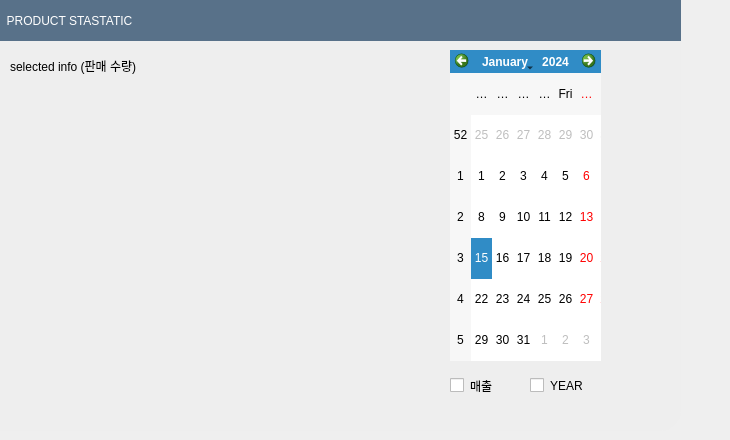
        <widget class="QWidget" name="page_8">
         <widget class="QLabel" name="label_44">
          <property name="geometry">
           <rect>
            <x>-40</x>
            <y>30</y>
            <width>721</width>
            <height>401</height>
           </rect>
          </property>
          <property name="minimumSize">
           <size>
            <width>251</width>
            <height>41</height>
           </size>
          </property>
          <property name="styleSheet">
           <string notr="true">background-color: rgb(238, 238, 238);
border-top-left-radius: 0px;
border-top-right-radius: 0px;
border-bottom-right-radius: 20px;
border-bottom-left-radius: 20px;
font: 75 13pt &quot;맑은 고딕&quot;;
text-align:bottom;
</string>
          </property>
          <property name="text">
           <string/>
          </property>
         </widget>
         <widget class="QCalendarWidget" name="product_cal">
          <property name="geometry">
           <rect>
            <x>450</x>
            <y>50</y>
            <width>151</width>
            <height>311</height>
           </rect>
          </property>
         </widget>
         <widget class="QLabel" name="label_46">
          <property name="geometry">
           <rect>
            <x>0</x>
            <y>0</y>
            <width>681</width>
            <height>41</height>
           </rect>
          </property>
          <property name="styleSheet">
           <string notr="true">color: rgb(255, 255, 255);
font: 87 19pt &quot;Arial Black&quot;;
background-color: rgb(88, 113, 137);</string>
          </property>
          <property name="text">
           <string>  PRODUCT STASTATIC</string>
          </property>
         </widget>
         <widget class="QWidget" name="gridLayoutWidget_4">
          <property name="geometry">
           <rect>
            <x>10</x>
            <y>80</y>
            <width>431</width>
            <height>331</height>
           </rect>
          </property>
          <layout class="QGridLayout" name="product_img"/>
         </widget>
         <widget class="QCheckBox" name="product_year_check">
          <property name="enabled">
           <bool>true</bool>
          </property>
          <property name="geometry">
           <rect>
            <x>530</x>
            <y>370</y>
            <width>71</width>
            <height>31</height>
           </rect>
          </property>
          <property name="styleSheet">
           <string notr="true">border-radius:10px;</string>
          </property>
          <property name="text">
           <string>YEAR</string>
          </property>
          <property name="checked">
           <bool>false</bool>
          </property>
         </widget>
         <widget class="QLabel" name="product_info_label">
          <property name="geometry">
           <rect>
            <x>10</x>
            <y>50</y>
            <width>431</width>
            <height>31</height>
           </rect>
          </property>
          <property name="text">
           <string>selected info (판매 수량)</string>
          </property>
         </widget>
         <widget class="QCheckBox" name="coin_product">
          <property name="enabled">
           <bool>true</bool>
          </property>
          <property name="geometry">
           <rect>
            <x>450</x>
            <y>370</y>
            <width>71</width>
            <height>31</height>
           </rect>
          </property>
          <property name="styleSheet">
           <string notr="true">border-radius:10px;</string>
          </property>
          <property name="text">
           <string>매출</string>
          </property>
          <property name="checked">
           <bool>false</bool>
          </property>
         </widget>
        </widget>
